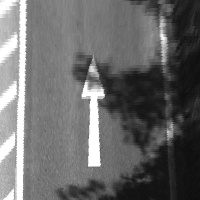
//> input picture transform.jpg, 200 x 200 px
$ ./template_matching   (built with g++ and OpenCV 4)
//> lines starting //> are read from the running program, lines starting //| are printed output that depends on the picture
//> further down, img is the input picture: 200 rows x 200 cols, CV_8UC1; min 13, max 255, mean 104.9
### make_road.hpp
#include "opencv/cv.h"
#include <opencv2/highgui/highgui.hpp>
#include <bits/stdc++.h>
//#include "lane_detector.h"
#include "opencv2/opencv.hpp"
#include "opencv2/imgproc/imgproc.hpp"
#include "opencv2/core/core.hpp"

using namespace std;
using namespace cv;

Mat makeroad(Mat img,Mat result,int size)
{
	Mat temp(img.rows,img.cols,CV_8UC1,Scalar(0));
	int i,j,k,l;
	cout<<"a"<<endl;
	for(i=0;i<result.rows;i++)
	{
		cout<<"b"<<endl;
		for(j=0;j<result.cols;j++)
		{
			cout<<"c"<<endl;
			if(result.at<uchar>(i,j)<1)
			{
				for(k=i;k<i+size;k++)
				{
					for(l=j;l<j+size;l++)
					{
						if(k>=0 && k<img.rows && l>=0 && l<img.cols)
						{
							temp.at<uchar>(k,l)=img.at<uchar>(k,l);
						}
						cout<<"d"<<endl;

					}
				}
			}
		}
	}
	cout<<"e"<<endl;

	return temp;
}

### make_template.hpp
#include "opencv/cv.h"
#include <opencv2/highgui/highgui.hpp>
#include <bits/stdc++.h>
//#include "lane_detector.h"
#include "opencv2/opencv.hpp"
#include "opencv2/imgproc/imgproc.hpp"
#include "opencv2/core/core.hpp"

using namespace std;
using namespace cv;

Mat maketemplate(Mat img,int row,int cols,int size)
{
//> called with row = 163, cols = 8, size = 25
	Mat result(size,size,CV_8UC1,Scalar(0));
	int i,j;
	for(i=row;i<row+size;i++)
	{
		for(j=cols;j<cols+size;j++)
		{
			result.at<uchar>(i-row,j-cols)=img.at<uchar>(i,j);
		}
	}
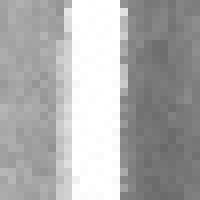
//> result: 25 rows x 25 cols, CV_8UC1 (shown 8 times larger); min 105, max 255, mean 173.2

	return result;

}

### template.hpp
#include "opencv/cv.h"
#include <opencv2/highgui/highgui.hpp>
#include <bits/stdc++.h>
//#include "lane_detector.h"
#include "opencv2/opencv.hpp"
#include "opencv2/imgproc/imgproc.hpp"
#include "opencv2/core/core.hpp"

using namespace std;
using namespace cv;

// [9 lines of commented-out code are left out]
Mat MatchingMethod( int, void* ,Mat,Mat);

/** @function main */
Mat templatematch(Mat img,Mat templ)
{
  // [11 lines of commented-out code are left out]

  Mat reslt=MatchingMethod( 0, 0 ,img,templ);

  //waitKey(0);
  return reslt;
}

/**
 * @function MatchingMethod
 * @brief Trackbar callback
 */
Mat MatchingMethod( int, void* ,Mat img,Mat templ)
{
  /// Source image to display
  Mat img_display,result;
  img.copyTo( img_display );

  /// Create the result matrix
  int result_cols =  img.cols - templ.cols + 1;
//> result_cols = 176
  int result_rows = img.rows - templ.rows + 1;
//> result_rows = 176

  result.create( result_rows, result_cols, CV_8UC1 );

  /// Do the Matching and Normalize
  matchTemplate( img, templ, result, 0 );
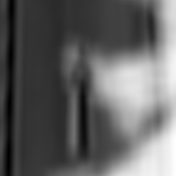
//> result: 176 rows x 176 cols, CV_32FC1; min 0, max 16657398, mean 6380195.5; drawn with min black and max white
  normalize( result, result, 0, 1, NORM_MINMAX, -1, Mat() );

  // [19 lines of commented-out code are left out]
  return result;
}

### template_matching.cpp
#include "opencv/cv.h"
#include <opencv2/highgui/highgui.hpp>
#include <bits/stdc++.h>
//#include "lane_detector.h"
#include "opencv2/opencv.hpp"
#include "opencv2/imgproc/imgproc.hpp"
#include "opencv2/core/core.hpp"
#include "template.hpp"
#include "make_template.hpp"
#include "make_road.hpp"
//#include "trackbar.hpp"

using namespace std;
using namespace cv;

int main()
{
	Mat img=imread("transform.jpg",0);
	Mat temp=maketemplate(img,163,8,25);
	// [12 lines of commented-out code are left out]
    Mat result=templatematch(img,temp);
    cout<<"road"<<endl;
    Mat road=makeroad(img,result,25);
//> after the loop in makeroad, `for(i=0;i<result.rows;i++)`:
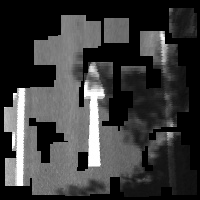
//> temp: 200 rows x 200 cols, CV_8UC1; min 0, max 255, mean 59.9
    cout<<"afterroad"<<endl;
   // [11 lines of commented-out code are left out]
    imwrite("/home/ayush1008/ayush_opencv/lanes/r.jpg",result);
    namedWindow("result",WINDOW_AUTOSIZE);
    imshow("result",result);

    // [40 lines of commented-out code are left out]

	namedWindow("template",WINDOW_AUTOSIZE);
	imshow("template",temp);
	namedWindow("transform",WINDOW_AUTOSIZE);
	imshow("transform",img);

	waitKey(0);

	return 0;
}

$ run again, with 62.jpg copied over transform.jpg
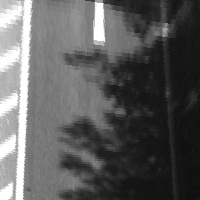
//> input picture 62.jpg, 200 x 200 px
//> img is the input picture: 200 rows x 200 cols, CV_8UC1; min 14, max 255, mean 92.5
//> in MatchingMethod, `matchTemplate( img, templ, result, 0 );`:
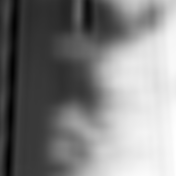
//> result: 176 rows x 176 cols, CV_32FC1; min 0, max 17726000, mean 8939943; drawn with min black and max white
//> after the loop in makeroad, `for(i=0;i<result.rows;i++)`:
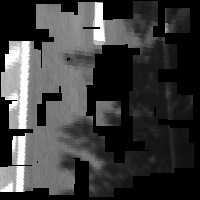
//> temp: 200 rows x 200 cols, CV_8UC1; min 0, max 255, mean 61.2
